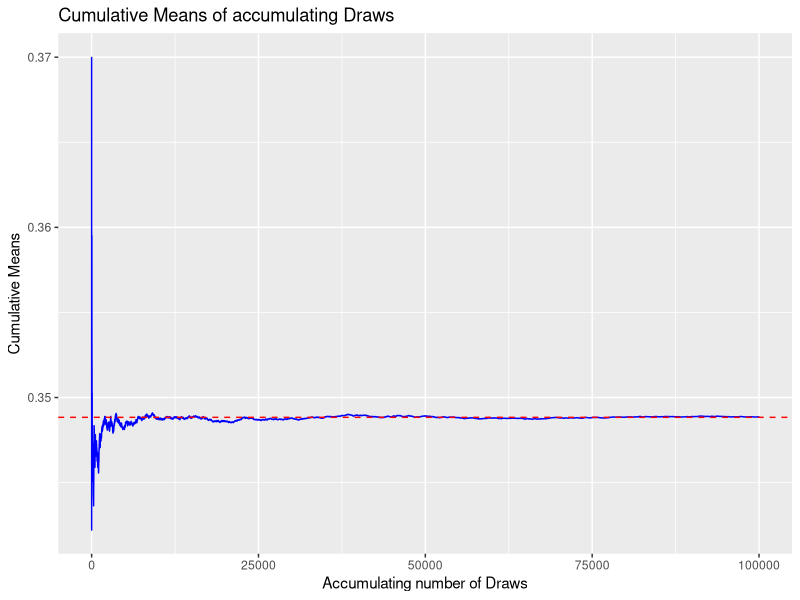
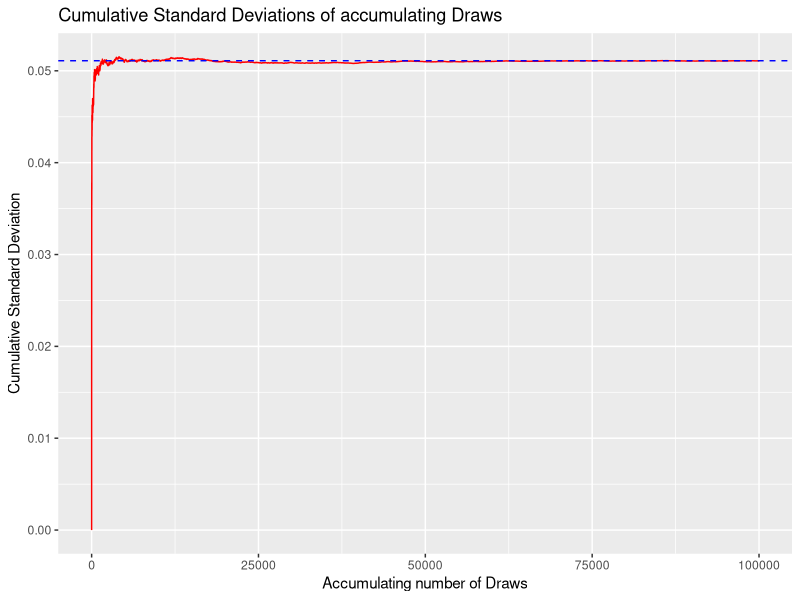
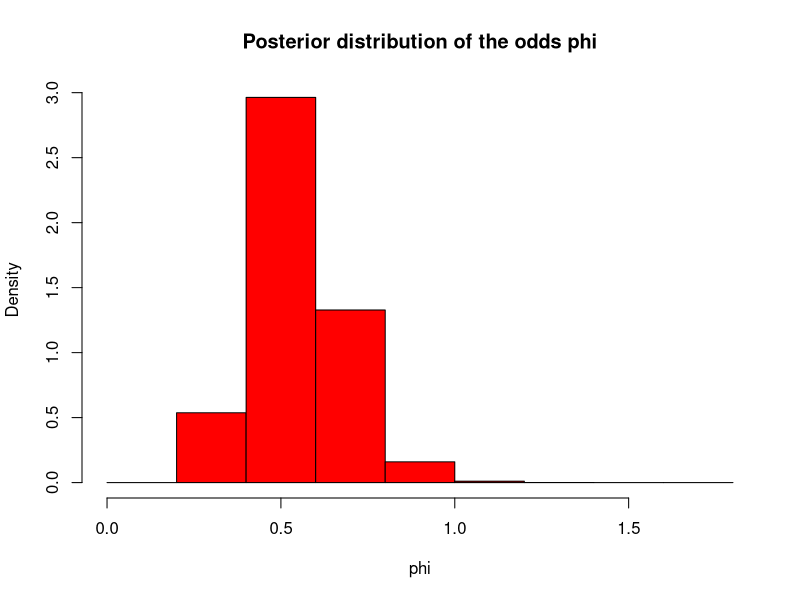

Reproduce these figures in R, in order.
## ---- chunk 1
knitr::opts_chunk$set(echo = TRUE)
## ---- chunk 2
library(ggplot2)
## ---- chunk 3
s <- 22
n <- 70
f <- n-s
nDraws <- 100000
alpha_0 <- 8
beta_0 <- 8

post_alpha <- alpha_0 + s
post_beta <- beta_0 + f

# rbeta drawing
delta <- rbeta(nDraws, post_alpha, post_beta)

# true values of mean and sd
mean_true <- post_alpha/(post_alpha + post_beta)
sd_true <- sqrt((post_alpha*post_beta)/((post_alpha+post_beta+1)*(post_alpha+post_beta)^2))

# sample means based on accumulating number of drawn values
cumu_mean <- cumsum(delta)/(1:nDraws)
cumu_sd <- sqrt(cumsum((delta - cumu_mean)^2) / (1:nDraws))

plot_data <- data.frame(
  Draw = 1:nDraws,
  Mean = cumu_mean,
  SD = cumu_sd
)

# Mean plot
cumulativeMeans_plot <- ggplot(plot_data, aes(x = Draw)) +
  geom_line(aes(y = Mean), color = "blue") +
  # true mean line
  geom_hline(yintercept = mean_true, color = "red", linetype = "dashed") +
  ggtitle("Cumulative Means of accumulating Draws") +
  xlab("Accumulating number of Draws") +
  ylab("Cumulative Means")

# SD plot
cumulativeSD_plot <- ggplot(plot_data, aes(x = Draw)) +
  geom_line(aes(y = SD), color = "red") +
  # true standard deviation line
  geom_hline(yintercept = sd_true, color = "blue", linetype = "dashed") +
  ggtitle("Cumulative Standard Deviations of accumulating Draws") +
  xlab("Accumulating number of Draws") +
  ylab("Cumulative Standard Deviation")

cumulativeMeans_plot
cumulativeSD_plot
## ---- chunk 4

# posterior probability:
p_post <- mean(delta > 0.3)

# beta posterior probability:
p_beta_post <- 1-(pbeta(0.3, post_alpha, post_beta))

p_post
p_beta_post
## ---- chunk 5
phi <- delta/(1-delta)

postDistribution_plot <- hist(phi, breaks=10, col="red", prob=TRUE, xlab="phi",
   main="Posterior distribution of the odds phi")

postDistribution_plot

## ---- chunk 6

## ---- chunk 7

## ---- chunk 8

## ---- chunk 9

## ---- chunk 10

## ---- chunk 11

